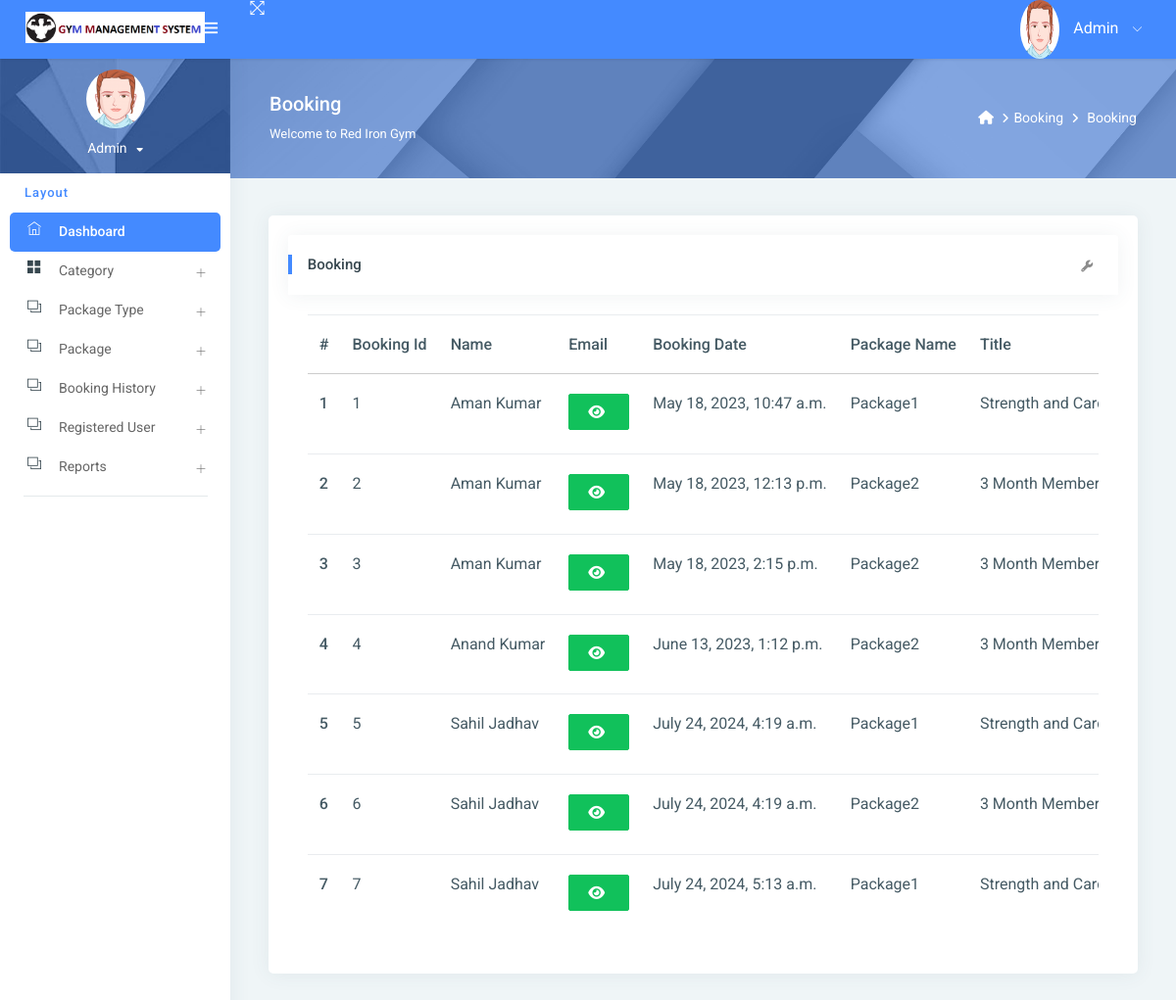
/new_booking/ (signed in), run on an earlier commit of the app's database.
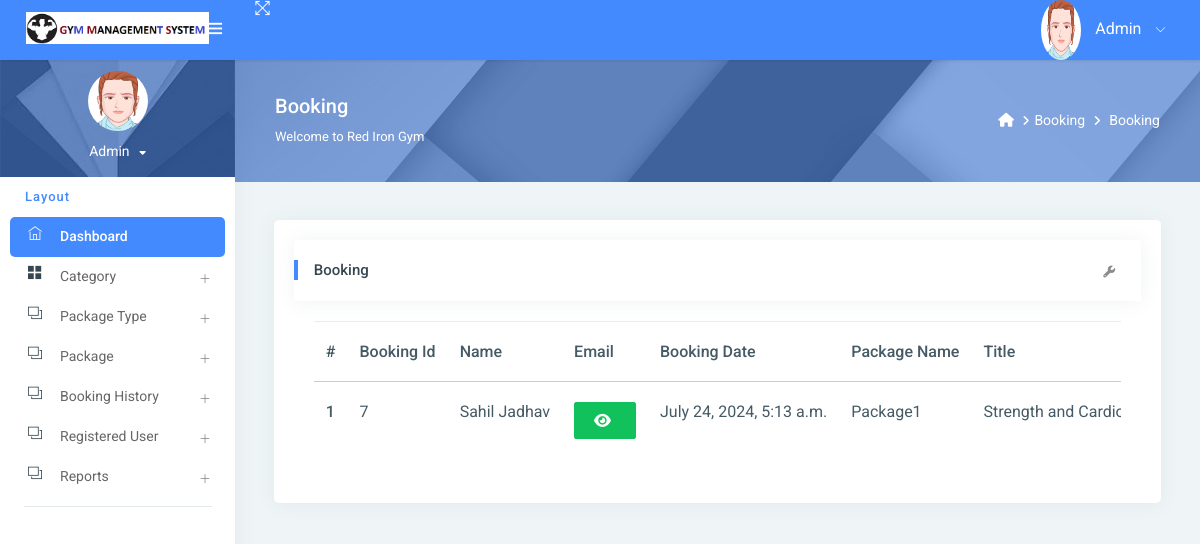
And on a later commit of the database.
### gym/models.py (models this page shows, shortened)
class Booking(models.Model):
    package = models.ForeignKey(Package, on_delete=models.CASCADE, null=True, blank=True)
    register = models.ForeignKey(Signup, on_delete=models.CASCADE, null=True, blank=True)
    bookingnumber = models.CharField(max_length=100, null=True, blank=True)
    status = models.IntegerField(choices=STATUS, default=1)
    creationdate = models.DateTimeField(auto_now_add=True)

class Signup(models.Model):
    user = models.ForeignKey(User, on_delete=models.CASCADE, null=True)
    mobile = models.CharField(max_length=15, null=True)
    state = models.CharField(max_length=150, null=True)
    city = models.CharField(max_length=150, null=True)
    address = models.CharField(max_length=200, null=True)
    creationdate = models.DateTimeField(auto_now_add=True)

class Package(models.Model):
    category = models.ForeignKey(Category, on_delete=models.CASCADE, null=True)
    packagename = models.ForeignKey(Packagetype, on_delete=models.CASCADE, null=True)
    titlename = models.CharField(max_length=200, null=True)
    packageduration = models.CharField(max_length=50, null=True)
    price = models.CharField(max_length=200, null=True)
    description = models.CharField(max_length=200, null=True)
    creationdate = models.DateTimeField(auto_now_add=True)

class Packagetype(models.Model):
    category = models.ForeignKey(Category, on_delete=models.CASCADE, null=True)
    packagename = models.CharField(max_length=200, null=True)
    creationdate = models.DateTimeField(auto_now_add=True)
    def __str__(self):
        return self.packagename

### gym/views.py (the view)
# urls.py: path('new_booking/', new_booking, name='new_booking'),
@login_required(login_url='/admin_login/')
def new_booking(request):
    action = request.GET.get('action')
    data = Booking.objects.filter()
    if action == "New":
        data = data.filter(status="1")
    elif action == "Partial":
        data = data.filter(status="2")
    elif action == "Full":
        data = data.filter(status="3")
    elif action == "Total":
        data = data.filter()
    if request.user.is_staff:
        return render(request, "admin/new_booking.html", locals())
    else:
        return render(request, "booking_history.html", locals())

### gym/templates/admin/new_booking.html (shortened to what the changed rows need)
{% extends 'admin_base.html' %}
{% load static %}
{% block main %}
<link rel="stylesheet" href="https://cdnjs.cloudflare.com/ajax/libs/font-awesome/6.2.0/css/all.min.css" />
<div class="pcoded-inner-content">
    <div class="main-body">
        <div class="page-wrapper">
            <div class="page-body">
                <div class="row">
                    <div class="col-md-12">
                        <div class="card">
                            <div class="card-block">
                                <div class="card-block table-border-style">
                                    <div class="table-responsive">
                                        <table class="table">
                                            <thead>
                                            <tr>
                                                <th>#</th>
                                                <th>Booking Id</th>
                                                <th>Name</th>
                                                <th>Email</th>
                                                <th>Booking Date</th>
                                                <th>Package Name</th>
                                                <th>Title</th>
                                            </tr>
                                            </thead>
                                            <tbody>
                                            {% for i in data %}
                                            <tr>
                                                <th scope="row">{{forloop.counter}}</th>
                                                <td>{{i.id}}</td>
                                                <td>{{i.register.user.first_name}} {{i.register.user.last_name}}</td>
                                                 <td><span id="email-{{forloop.counter}}" class="password">{{i.register.user.username}}</span>
                                                     <button type="button" class="btn btn-success" id="email-btn-{{forloop.counter}}" onclick="togglePassword('email-{{forloop.counter}}', this.id)"><i class="fa fa-eye"></i></button>
                                                 </td>
                                                 <td>{{i.creationdate}}</td>
                                                <td>{{i.package.packagename}}</td>
                                                <td>{{i.package.titlename}}</td>
                                            </tr>
                                            {% endfor %}
                                            </tbody>
                                        </table>
                                    </div>
                                </div>
                            </div>
                        </div>
                    </div>
                </div>
            </div>
        </div>
    </div>
</div>
{% endblock %}

What changed in the data, as far as the page shows it:
removed Booking: id "1", register.user.first_name "Aman", register.user.last_name "Kumar", creationdate "May 18, 2023, 10:47 a.m.", package.packagename "Package1", package.titlename "Strength and…"
removed Booking: id "2", register.user.first_name "Aman", register.user.last_name "Kumar", creationdate "May 18, 2023, 12:13 p.m.", package.packagename "Package2", package.titlename "3 Month…"
removed Booking: id "3", register.user.first_name "Aman", register.user.last_name "Kumar", creationdate "May 18, 2023, 2:15 p.m.", package.packagename "Package2", package.titlename "3 Month…"
removed Booking: id "4", register.user.first_name "Anand", register.user.last_name "Kumar", creationdate "June 13, 2023, 1:12 p.m.", package.packagename "Package2", package.titlename "3 Month…"
removed Booking: id "5", register.user.first_name "Sahil", register.user.last_name "Jadhav", creationdate "July 24, 2024, 4:19 a.m.", package.packagename "Package1", package.titlename "Strength and…"
removed Booking: id "6", register.user.first_name "Sahil", register.user.last_name "Jadhav", creationdate "July 24, 2024, 4:19 a.m.", package.packagename "Package2", package.titlename "3 Month…"
